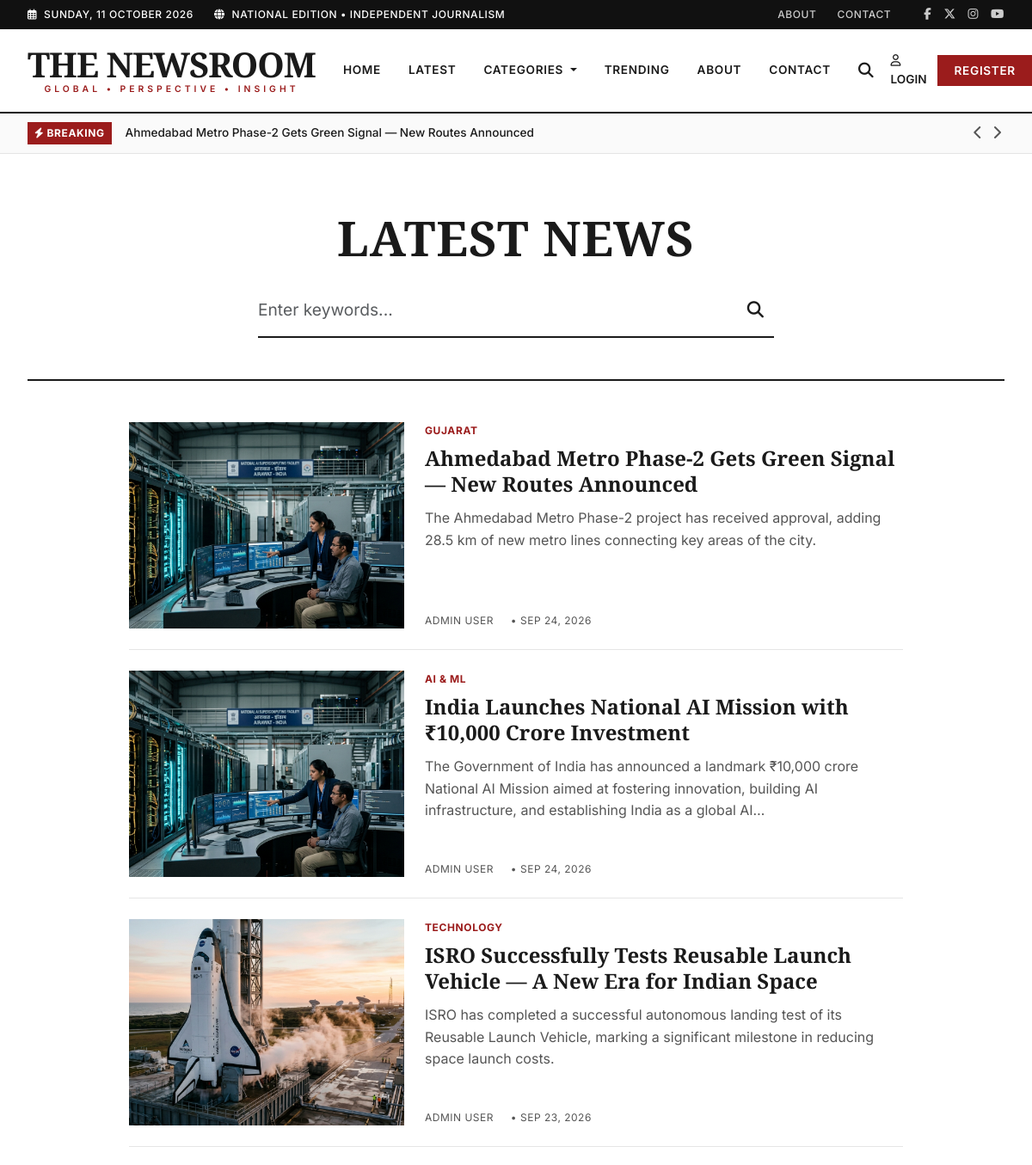
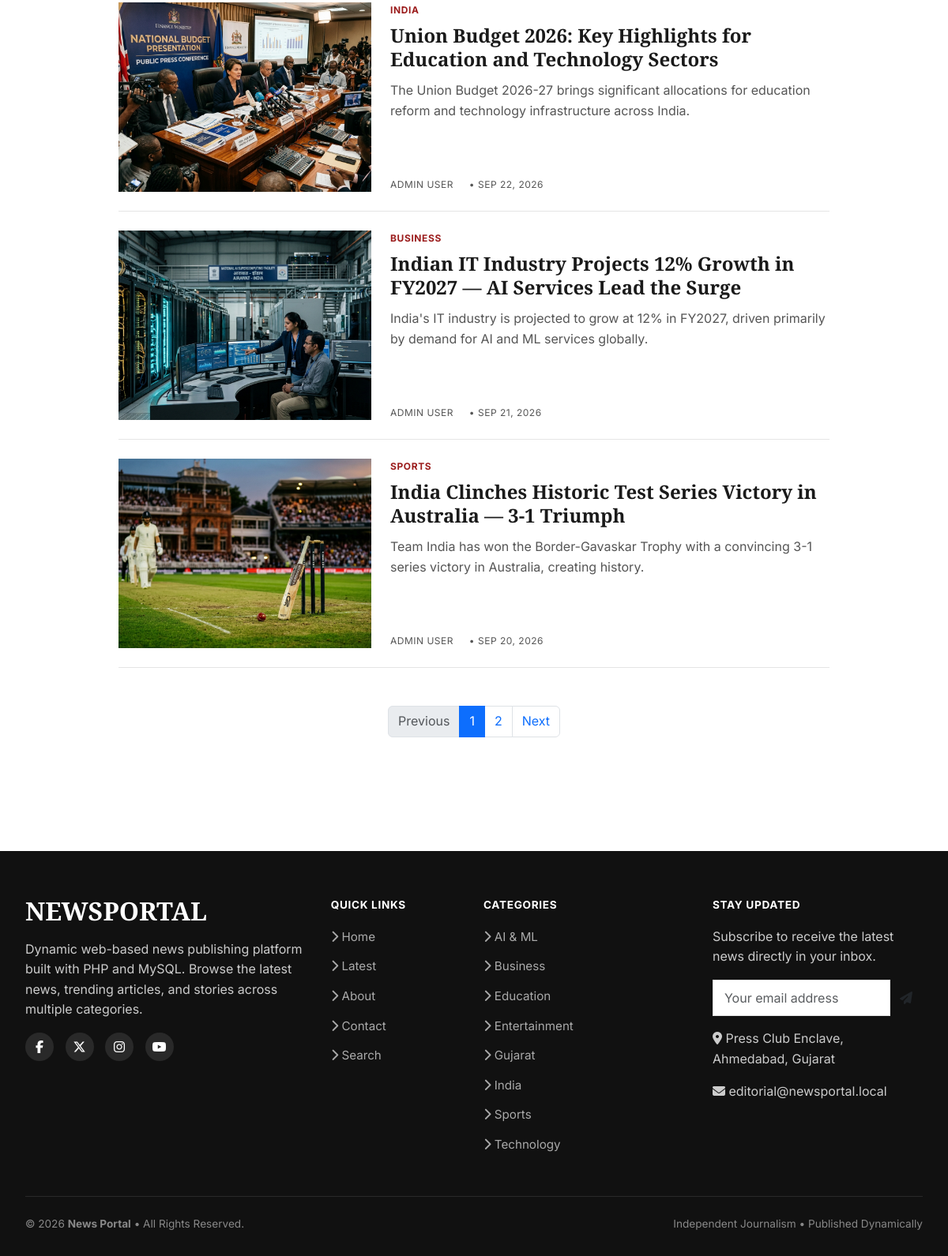
Page /search.php?sort=latest on the committed database (2 pictures, top to bottom).
### tables this page shows
CREATE TABLE IF NOT EXISTS `news` (
    `id`                INT UNSIGNED    NOT NULL AUTO_INCREMENT,
    `category_id`       INT UNSIGNED    NOT NULL,
    `author_id`         INT UNSIGNED    NOT NULL,
    `title`             VARCHAR(255)    NOT NULL,
    `slug`              VARCHAR(280)    NOT NULL,
    `short_description` VARCHAR(500)    NOT NULL,
    `content`           LONGTEXT        NOT NULL,
    `featured_image`    VARCHAR(255)    DEFAULT NULL,
    `status`            ENUM('draft', 'published', 'archived') NOT NULL DEFAULT 'draft',
    `is_featured`       TINYINT(1)      NOT NULL DEFAULT 0,
    `is_breaking`       TINYINT(1)      NOT NULL DEFAULT 0,
    `views`             INT UNSIGNED    NOT NULL DEFAULT 0,
    `published_at`      DATETIME        DEFAULT NULL,
    `created_at`        DATETIME        NOT NULL DEFAULT CURRENT_TIMESTAMP,
    `updated_at`        DATETIME        NOT NULL DEFAULT CURRENT_TIMESTAMP ON UPDATE CURRENT_TIMESTAMP,

    PRIMARY KEY (`id`),
    UNIQUE KEY `uk_news_slug` (`slug`),
    INDEX `idx_news_status_published` (`status`, `published_at`),
    INDEX `idx_news_category` (`category_id`),
    INDEX `idx_news_author` (`author_id`),
    INDEX `idx_news_featured` (`is_featured`),
    INDEX `idx_news_breaking` (`is_breaking`),
    INDEX `idx_news_views` (`views`),

    CONSTRAINT `fk_news_category`
        FOREIGN KEY (`category_id`) REFERENCES `categories` (`id`)
        ON DELETE RESTRICT ON UPDATE CASCADE,

    CONSTRAINT `fk_news_author`
        FOREIGN KEY (`author_id`) REFERENCES `users` (`id`)
        ON DELETE RESTRICT ON UPDATE CASCADE
);

CREATE TABLE IF NOT EXISTS `categories` (
    `id`            INT UNSIGNED    NOT NULL AUTO_INCREMENT,
    `name`          VARCHAR(100)    NOT NULL,
    `slug`          VARCHAR(120)    NOT NULL,
    `description`   TEXT            DEFAULT NULL,
    `status`        ENUM('active', 'inactive') NOT NULL DEFAULT 'active',
    `created_at`    DATETIME        NOT NULL DEFAULT CURRENT_TIMESTAMP,
    `updated_at`    DATETIME        NOT NULL DEFAULT CURRENT_TIMESTAMP ON UPDATE CURRENT_TIMESTAMP,

    PRIMARY KEY (`id`),
    UNIQUE KEY `uk_categories_name` (`name`),
    UNIQUE KEY `uk_categories_slug` (`slug`)
);

CREATE TABLE IF NOT EXISTS `users` (
    `id`            INT UNSIGNED    NOT NULL AUTO_INCREMENT,
    `name`          VARCHAR(100)    NOT NULL,
    `email`         VARCHAR(255)    NOT NULL,
    `password`      VARCHAR(255)    NOT NULL COMMENT 'Stored via password_hash(PASSWORD_DEFAULT)',
    `role`          ENUM('admin', 'editor', 'user') NOT NULL DEFAULT 'user',
    `profile_image` VARCHAR(255)    DEFAULT NULL,
    `status`        ENUM('active', 'inactive') NOT NULL DEFAULT 'active',
    `created_at`    DATETIME        NOT NULL DEFAULT CURRENT_TIMESTAMP,
    `updated_at`    DATETIME        NOT NULL DEFAULT CURRENT_TIMESTAMP ON UPDATE CURRENT_TIMESTAMP,

    PRIMARY KEY (`id`),
    UNIQUE KEY `uk_users_email` (`email`)
);

### search.php (the view, shortened to what the rows shown need)
<?php
require_once __DIR__ . '/includes/functions.php';
$queryParam = $_GET['q'] ?? '';
$searchQuery = trim($queryParam);
$sort = $_GET['sort'] ?? '';
$page = isset($_GET['page']) ? (int)$_GET['page'] : 1;
$newsList = [];
if ($searchQuery !== '' || in_array($sort, ['latest', 'trending'])) {
    try {
        $pdo = connectDB();
        $whereSql = "WHERE n.status = 'published'";
        $paramsCount = [];
        $orderSql = "ORDER BY n.published_at DESC";
        $countSql = "SELECT COUNT(*) FROM news n $whereSql";
        $countStmt = $pdo->prepare($countSql);
        $countStmt->execute($paramsCount);
        $totalItems = $countStmt->fetchColumn();
        $itemsPerPage = 6;
        $pagination = paginate($totalItems, $itemsPerPage, $page);
        if ($totalItems > 0) {
            $newsSql = "SELECT n.*, c.name as category_name, c.slug as category_slug, u.name as author_name
                        FROM news n
                        JOIN categories c ON n.category_id = c.id
                        JOIN users u ON n.author_id = u.id
                        $whereSql
                        $orderSql
                        LIMIT :limit OFFSET :offset";
            $newsStmt = $pdo->prepare($newsSql);
            $newsStmt->bindValue(':limit', $itemsPerPage, PDO::PARAM_INT);
            $newsStmt->bindValue(':offset', $pagination['offset'], PDO::PARAM_INT);
            $newsStmt->execute();
            $newsList = $newsStmt->fetchAll();
        }
    } catch (Exception $e) {
        setFlashMessage("An error occurred while fetching news.", "error");
        redirect('index.php');
        exit;
    }
}
$headingTitle = 'Search';
if ($searchQuery !== '') {
    $pageTitle = 'Search Results for "' . e($searchQuery) . '" | News Portal';
    $headingTitle = 'Search Results';
} elseif ($sort === 'latest') {
    $headingTitle = 'Latest News';
} elseif ($sort === 'trending') {
    $pageTitle = 'Trending News | News Portal';
    $headingTitle = 'Trending News';
}
require_once __DIR__ . '/includes/header.php';
require_once __DIR__ . '/includes/navbar.php';
?>
<main class="search-page py-5">
    <div class="container">
        <div class="text-center mb-5 pb-5" style="border-bottom: 2px solid var(--ink);">
            <h1 class="section-title mb-4" style="font-size: 3.5rem; text-transform: uppercase;">
                <?= e($headingTitle) ?>
            </h1>
        </div>
        <?php if ($searchQuery === '' && !in_array($sort, ['latest', 'trending'])): ?>
            <div class="text-center py-5">
                <div class="empty-state">
                    <i class="fas fa-search mb-4" style="font-size: 4rem; color: var(--line);"></i>
                    <h3 style="color: var(--muted); font-family: var(--font-display); font-size: 1.8rem;">Looking for something?</h3>
                    <p style="color: var(--muted); font-size: 1.1rem;">Enter a keyword above to search the publication.</p>
                </div>
            </div>
        <?php else: ?>
            <div class="mb-5 mx-auto" style="max-width: 900px;">
                <?php foreach ($newsList as $news): ?>
                <div class="d-flex flex-column flex-md-row gap-4 pb-4 mb-4" style="border-bottom: 1px solid var(--line);">
                    <a href="<?= buildUrl('news.php', ['slug' => $news['slug']]) ?>" style="flex-shrink: 0; display: block; width: 100%; max-width: 320px;">
                        <img src="<?= e(newsImageUrl($news['featured_image'], $news['category_slug'] ?? null)) ?>" alt="<?= e($news['title']) ?>" loading="lazy" style="width: 100%; aspect-ratio: 4/3; object-fit: cover; border-radius: 0;">
                    </a>
                    <div class="d-flex flex-column justify-content-center">
                        <a href="<?= buildUrl('category.php', ['slug' => $news['category_slug']]) ?>" class="story-cat mb-2" style="align-self: flex-start;">
                            <?= e($news['category_name']) ?>
                        </a>
                        <h3 class="story-title" style="font-size: 1.5rem; margin-bottom: 12px; line-height: 1.25;">
                            <a href="<?= buildUrl('news.php', ['slug' => $news['slug']]) ?>" style="color: var(--ink);">
                                <?= e($news['title']) ?>
                            </a>
                        </h3>
                        <p class="story-excerpt mb-3" style="font-size: 1rem; color: var(--muted); line-height: 1.6;">
                            <?= e(excerpt($news['short_description'] ?: $news['content'], 180)) ?>
                        </p>
                        <div class="story-meta mt-auto text-uppercase" style="font-size: 0.75rem; letter-spacing: 0.5px;">
                            <span class="me-3"><?= e($news['author_name']) ?></span>
                            <span class="me-3">&bull; <?= formatDate($news['published_at'], 'M j, Y') ?></span>
                        </div>
                    </div>
                </div>
                <?php endforeach; ?>
            </div>
        <?php endif; ?>
    </div>
</main>
<?php
require_once __DIR__ . '/includes/footer.php';
?>

### includes/navbar.php (shortened to what the rows shown need)
<?php
$breakingNews = [];
try {
    $pdo = connectDB();
    $stmt = $pdo->query("SELECT name, slug FROM categories WHERE status = 'active' ORDER BY name ASC");
    $navCategories = $stmt->fetchAll();
    $breakStmt = $pdo->query("SELECT title, slug FROM news WHERE status = 'published' AND is_breaking = 1 ORDER BY published_at DESC LIMIT 5");
    $breakingNews = $breakStmt->fetchAll();
} catch (Exception $e) {
    $navCategories = [];
    $breakingNews = [];
}
?>
<?php if (!empty($breakingNews)): ?>
<div class="breaking-bar" role="region" aria-label="Breaking News">
    <div class="container">
        <span class="breaking-label">
            <i class="fas fa-bolt" aria-hidden="true"></i> BREAKING
        </span>
        <div class="breaking-text" id="breakingText" aria-live="polite">
            <a href="<?= buildUrl('news.php', ['slug' => $breakingNews[0]['slug']]) ?>">
                <?= e($breakingNews[0]['title']) ?>
            </a>
        </div>
        <?php if (count($breakingNews) > 1): ?>
        <div class="breaking-nav">
            <button type="button" id="breakingPrev" aria-label="Previous breaking story"><i class="fas fa-chevron-left" aria-hidden="true"></i></button>
            <button type="button" id="breakingNext" aria-label="Next breaking story"><i class="fas fa-chevron-right" aria-hidden="true"></i></button>
        </div>
        <?php endif; ?>
    </div>
</div>
<?php endif; ?>

### includes/footer.php (shortened to what the rows shown need)
<footer class="site-footer">
    <div class="container">
        <div class="row g-4">
            <div class="col-lg-3 col-md-6">
                <ul class="footer-links">
                    <?php if (!empty($navCategories)): ?>
                        <?php foreach (array_slice($navCategories, 0, 8) as $cat): ?>
                            <li>
                                <a href="<?= buildUrl('category.php', ['slug' => $cat['slug']]) ?>">
                                    <i class="fas fa-chevron-right"></i> <?= e($cat['name']) ?>
                                </a>
                            </li>
                        <?php endforeach; ?>
                    <?php endif; ?>
                </ul>
            </div>
        </div>
    </div>
</footer>
</body>
</html>

### rows in the picture
news: title "Ahmedabad Metro Phase-2 Gets Green Signal — New Routes Announced", category.name "GUJARAT", short_description "The Ahmedabad Metro Phase-2 project has received approval, adding 28.5 km of new metro lines connecting key areas of the city.", author.name "ADMIN USER", published_at "SEP 24, 2026"
news: featured_image.slug (picture), category.name "AI & ML", title "India Launches National AI Mission with ₹10,000 Crore Investment", short_description "The Government of India has announced a landmark ₹10,000 crore National AI Mission aimed at fostering innovation, building AI infrastructure, and establishing India as a global AI…", author.name "ADMIN USER", published_at "SEP 24, 2026"
news: featured_image.slug (picture), category.name "TECHNOLOGY", title "ISRO Successfully Tests Reusable Launch Vehicle — A New Era for Indian Space", short_description "ISRO has completed a successful autonomous landing test of its Reusable Launch Vehicle, marking a significant milestone in reducing space launch costs.", author.name "ADMIN USER", published_at "SEP 23, 2026"
news: featured_image.slug (picture), category.name "INDIA", title "Union Budget 2026: Key Highlights for Education and Technology Sectors", short_description "The Union Budget 2026-27 brings significant allocations for education reform and technology infrastructure across India.", author.name "ADMIN USER", published_at "SEP 22, 2026"
news: category.name "BUSINESS", title "Indian IT Industry Projects 12% Growth in FY2027 — AI Services Lead the Surge", short_description "India's IT industry is projected to grow at 12% in FY2027, driven primarily by demand for AI and ML services globally.", author.name "ADMIN USER", published_at "SEP 21, 2026"
news: featured_image.slug (picture), category.name "SPORTS", title "India Clinches Historic Test Series Victory in Australia — 3-1 Triumph", short_description "Team India has won the Border-Gavaskar Trophy with a convincing 3-1 series victory in Australia, creating history.", author.name "ADMIN USER", published_at "SEP 20, 2026"
categories: name "AI & ML"
categories: name "Business"
categories: name "Education"
categories: name "Entertainment"
categories: name "Gujarat"
categories: name "India"
categories: name "Sports"
categories: name "Technology"

### other values in the picture
$headingTitle "LATEST NEWS"
APP_NAME "News Portal"
